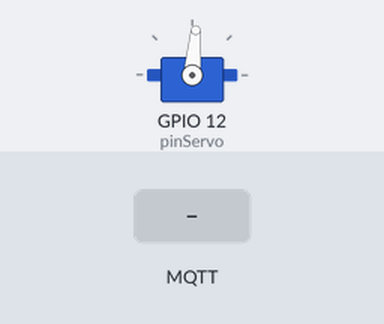
Bench run of a sketch on a simulated ESP32. Shown: servo. The inputs (shaded band) are chosen by the test bench. WiFi joins after 1.5 s; servers stay silent unless stated; no MQTT or app messages arrive unless stated; what the sketch prints to the serial monitor is not drawn.

Above: at 2.7 s.
2.8 s: MQTT message "1" arrives on the first subscribed topic
At 3.6 s:
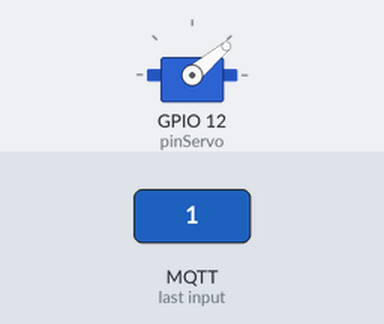
4.3 s: MQTT message "0" arrives on the first subscribed topic
At 4.8 s:
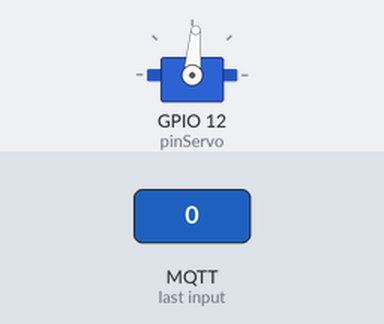
Timing chart, 0 to 7.3 s (numbered marks = the images above; inputs shaded):
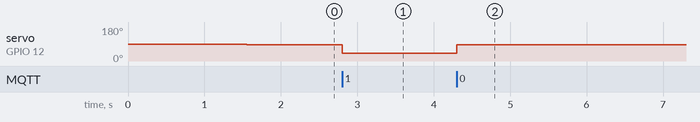

Measured:
- after the input at 2.8 s, servo on GPIO 12 (pinServo): 85° → 40° at once
- after the input at 4.3 s, servo on GPIO 12 (pinServo): 40° → 85° at once

The sketch:

ServoOn.ino
```cpp
#include <ESP32Servo.h>
#include <WiFi.h>
#include <PubSubClient.h>


// Datos de wifi
const char* ssid = "Lab4.0";
const char* password = "arduino123";

//Datos del broker
const char* mqtt_server = "broker.hivemq.com";
const char* id = "Esp32-Hands";
const char* user = "";
const char* codePass = "";
int puerto = 1883;
const char* topico = "uni/lub/int/servo/123456789";

const int pinServo = 12;

Servo miServo;
WiFiClient espClient;
PubSubClient client(espClient);

String _topic;
String _payload;

void reconnect() {
  while (!client.connected()) {
    Serial.println("Intentando concetar con servidor MQTT...");
    if (client.connect(id, user, codePass)) {
      Serial.println("connectado");
      client.subscribe(topico);
    } else {
      Serial.print("Falla, Estado: ");
      Serial.print(client.state());
      Serial.println("Intentando en 5 segundos..");
      delay(5000);
    }
  }
}

void callback(char* topic, byte* payload, unsigned int length) {
  String conc_payload_;
  for (int i = 0; i < length; i++) {
    conc_payload_ += (char)payload[i];
  }

  _topic = topic;
  _payload = conc_payload_;
}


void setup() {
  Serial.begin(115200);
  miServo.attach(pinServo);

  WiFi.begin(ssid, password);

  while (WiFi.status() != WL_CONNECTED) {
    delay(500);
    Serial.println("Connecting.");
  }
  Serial.println("");
  Serial.println("WiFi connected.");

  client.setServer(mqtt_server, puerto);
  client.setCallback(callback);
  Serial.println("");
  Serial.println("MQTT Settings Ready.");
}

void loop() {

  if (!client.connected()) {
    reconnect();
  }
  client.loop();

  if (_topic == "uni/lub/int/servo/123456789" && _payload == "1") {
    miServo.write(40);
  } else {
    miServo.write(85);
  }
Serial.println(_payload);
}
```
